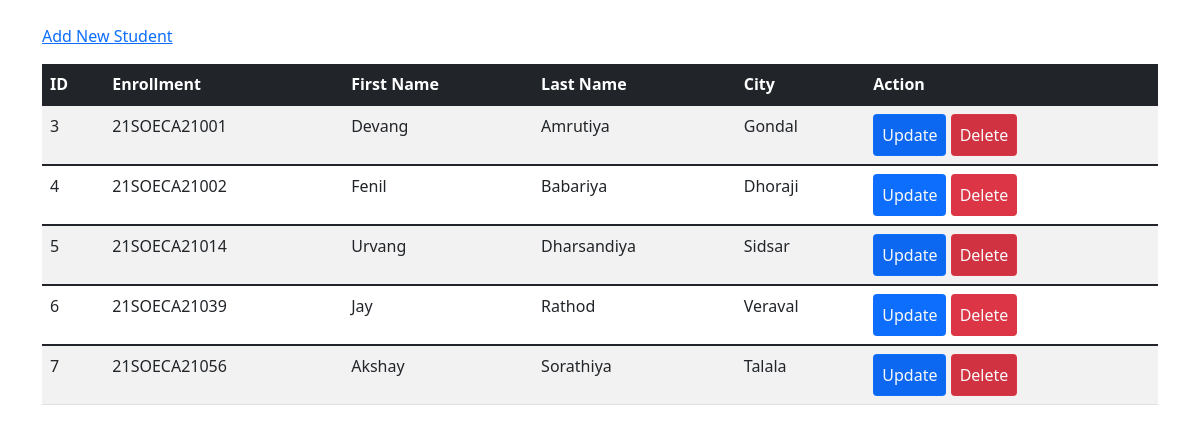
The page / on the database its author committed.
### tables this page shows
CREATE TABLE `student` (
  `id` int(11) NOT NULL,
  `enrollment` varchar(50) NOT NULL,
  `firstname` varchar(50) NOT NULL,
  `lastname` varchar(50) NOT NULL,
  `city` varchar(50) NOT NULL
);

### index.php (the view, shortened to what this page needs)
<?php
require 'db.php';
?>
<!DOCTYPE html>
<html lang="en">
<head>
    <link href="https://cdn.jsdelivr.net/npm/bootstrap@5.1.3/dist/css/bootstrap.min.css" rel="stylesheet">
</head>
<body>
	<div class="container mt-4">
        <a href="students-insert.php">Add New Student</a>
    	<table class="table table-dark table-striped">
    		<thead>
        	<tr>
                    <th>ID</th>
                    <th>Enrollment</th>
                    <th>First Name</th>
                    <th>Last Name</th>
                    <th>City</th>
                    <th>Action</th>
            </tr>
            </thead>
			<tbody class="table">
            <?php
            $sql = "select * from student";
    		$result = $db->query($sql);
            while ($row = $result->fetch_assoc())
            {
            ?>
            <tr>
                    <td><?=$row['id']?></td>
                    <td><?=$row['enrollment']?></td>
                    <td><?=$row['firstname']?></td>
                    <td><?=$row['lastname']?></td>
                    <td><?=$row['city']?></td>
                    <td>
                        <a class="btn text-light bg-primary" href="students-insert.php?id=<?=$row['id'];?>">Update</a>
                        <a class="btn text-light bg-danger" onclick="return confirm('Do you want to delete the record?');" href="student-delete.php?id=<?=$row['id'];?>">Delete</a>
                    </td>
            </tr>
            <?php
            	}
            ?>
			</tbody>
    	</table>
</div>
</body>
</html>

### rows shown on the page
student: id "3", enrollment "21SOECA21001", firstname "Devang", lastname "Amrutiya", city "Gondal"
student: id "4", enrollment "21SOECA21002", firstname "Fenil", lastname "Babariya", city "Dhoraji"
student: id "5", enrollment "21SOECA21014", firstname "Urvang", lastname "Dharsandiya", city "Sidsar"
student: id "6", enrollment "21SOECA21039", firstname "Jay", lastname "Rathod", city "Veraval"
student: id "7", enrollment "21SOECA21056", firstname "Akshay", lastname "Sorathiya", city "Talala"
